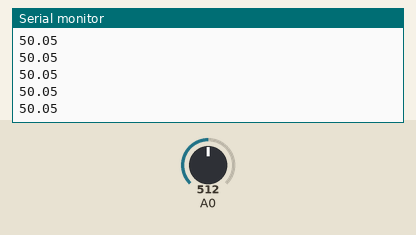
Simulated run of this sketch. Board: Arduino Uno, built with avr-gcc and run on an emulated ATmega328P. On the bench: the last lines printed to the serial monitor. Inputs (shaded band) come from the test bench; at power-on: A0 = 512.

Above: at 1.2 s.
1.3 s: A0 set to 716
At 1.35 s:
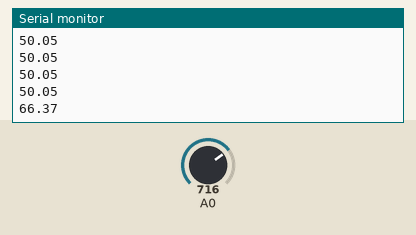
2.8 s: A0 set to 900
At 2.81 s:
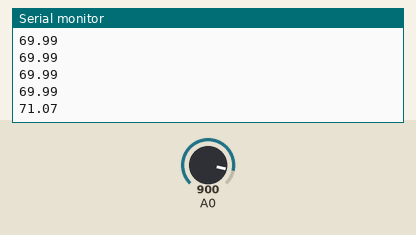
Timing chart, 0 to 5.8 s (numbered marks = the images above; inputs shaded):
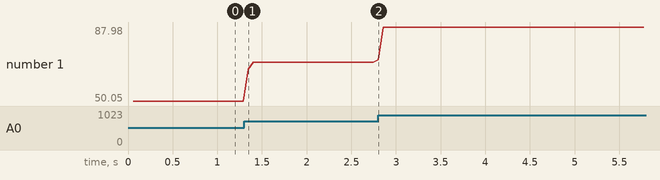

Measured:
- after the input at 1.3 s, the serial monitor: prints a new line after 0.05 s (image 1)
- after the input at 2.8 s, the serial monitor: prints a new line at once (image 2)
- plotted number 1: 50.05 → 69.99 after the input at 1.3 s, 69.99 → 87.98 after the input at 2.8 s

The sketch:

nano_A0.ino
```cpp
void setup() {
  Serial.begin(115200);

  // 使用外部參考電壓（AREF = 約 2V）
  analogReference(EXTERNAL);
}

void loop() {
  int adcValue = readADC();
//  int adcValue = analogRead(A0);

  // AREF ≈ 2.0V（你的分壓）
  float voltage = adcValue * (2.0 / 1023.0);

  // 0~2V 對應 0~100% RH
  float humidity = (voltage / 2.0) * 100.0;

//  Serial.print("ADC: ");
//  Serial.print(adcValue);
//
//  Serial.print("  Voltage: ");
//  Serial.print(voltage, 3);
//
//  Serial.print(" V  Humidity: ");
//  Serial.print(humidity, 1);
//  Serial.println(" %");

  Serial.println(humidity, 2);

//  delay(1);
}
int readADC() {
  long sum = 0;
  for (int i = 0; i < 50; i++) {
    sum += analogRead(A0);
    delay(1);
  }
  return sum / 50;
}
```
